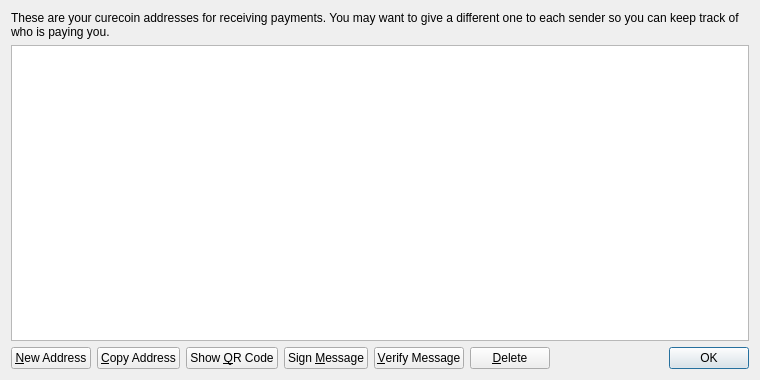
<?xml version="1.0" encoding="UTF-8"?>
<ui version="4.0">
 <class>AddressBookPage</class>
 <widget class="QWidget" name="AddressBookPage">
  <property name="geometry">
   <rect>
    <x>0</x>
    <y>0</y>
    <width>760</width>
    <height>380</height>
   </rect>
  </property>
  <property name="windowTitle">
   <string>Address Book</string>
  </property>
  <layout class="QVBoxLayout" name="verticalLayout">
   <item>
    <widget class="QLabel" name="labelExplanation">
     <property name="text">
      <string>These are your curecoin addresses for receiving payments. You may want to give a different one to each sender so you can keep track of who is paying you.</string>
     </property>
     <property name="textFormat">
      <enum>Qt::PlainText</enum>
     </property>
     <property name="wordWrap">
      <bool>true</bool>
     </property>
    </widget>
   </item>
   <item>
    <widget class="QTableView" name="tableView">
     <property name="contextMenuPolicy">
      <enum>Qt::CustomContextMenu</enum>
     </property>
     <property name="toolTip">
      <string>Double-click to edit address or label</string>
     </property>
     <property name="tabKeyNavigation">
      <bool>false</bool>
     </property>
     <property name="alternatingRowColors">
      <bool>true</bool>
     </property>
     <property name="selectionMode">
      <enum>QAbstractItemView::SingleSelection</enum>
     </property>
     <property name="selectionBehavior">
      <enum>QAbstractItemView::SelectRows</enum>
     </property>
     <property name="sortingEnabled">
      <bool>true</bool>
     </property>
     <attribute name="verticalHeaderVisible">
      <bool>false</bool>
     </attribute>
    </widget>
   </item>
   <item>
    <layout class="QHBoxLayout" name="horizontalLayout">
     <item>
      <widget class="QPushButton" name="newAddressButton">
       <property name="toolTip">
        <string>Create a new address</string>
       </property>
       <property name="text">
        <string>&amp;New Address</string>
       </property>
       <property name="icon">
        <iconset resource="../curecoin.qrc">
         <normaloff>:/icons/add</normaloff>:/icons/add</iconset>
       </property>
      </widget>
     </item>
     <item>
      <widget class="QPushButton" name="copyToClipboard">
       <property name="toolTip">
        <string>Copy the currently selected address to the system clipboard</string>
       </property>
       <property name="text">
        <string>&amp;Copy Address</string>
       </property>
       <property name="icon">
        <iconset resource="../curecoin.qrc">
         <normaloff>:/icons/editcopy</normaloff>:/icons/editcopy</iconset>
       </property>
      </widget>
     </item>
     <item>
      <widget class="QPushButton" name="showQRCode">
       <property name="text">
        <string>Show &amp;QR Code</string>
       </property>
       <property name="icon">
        <iconset resource="../curecoin.qrc">
         <normaloff>:/icons/qrcode</normaloff>:/icons/qrcode</iconset>
       </property>
      </widget>
     </item>
     <item>
      <widget class="QPushButton" name="signMessage">
       <property name="toolTip">
        <string>Sign a message to prove you own a curecoin address</string>
       </property>
       <property name="text">
        <string>Sign &amp;Message</string>
       </property>
       <property name="icon">
        <iconset resource="../curecoin.qrc">
         <normaloff>:/icons/edit</normaloff>:/icons/edit</iconset>
       </property>
      </widget>
     </item>
     <item>
      <widget class="QPushButton" name="verifyMessage">
       <property name="toolTip">
        <string>Verify a message to ensure it was signed with a specified curecoin address</string>
       </property>
       <property name="text">
        <string>&amp;Verify Message</string>
       </property>
       <property name="icon">
        <iconset resource="../curecoin.qrc">
         <normaloff>:/icons/transaction_0</normaloff>:/icons/transaction_0</iconset>
       </property>
      </widget>
     </item>
     <item>
      <widget class="QPushButton" name="deleteButton">
       <property name="toolTip">
        <string>Delete the currently selected address from the list</string>
       </property>
       <property name="text">
        <string>&amp;Delete</string>
       </property>
       <property name="icon">
        <iconset resource="../curecoin.qrc">
         <normaloff>:/icons/remove</normaloff>:/icons/remove</iconset>
       </property>
      </widget>
     </item>
     <item>
      <spacer name="horizontalSpacer">
       <property name="orientation">
        <enum>Qt::Horizontal</enum>
       </property>
       <property name="sizeHint" stdset="0">
        <size>
         <width>40</width>
         <height>20</height>
        </size>
       </property>
      </spacer>
     </item>
     <item>
      <widget class="QDialogButtonBox" name="buttonBox">
       <property name="sizePolicy">
        <sizepolicy hsizetype="Maximum" vsizetype="Fixed">
         <horstretch>0</horstretch>
         <verstretch>0</verstretch>
        </sizepolicy>
       </property>
       <property name="standardButtons">
        <set>QDialogButtonBox::Ok</set>
       </property>
      </widget>
     </item>
    </layout>
   </item>
  </layout>
 </widget>
 <resources>
  <include location="../curecoin.qrc"/>
 </resources>
 <connections/>
</ui>
